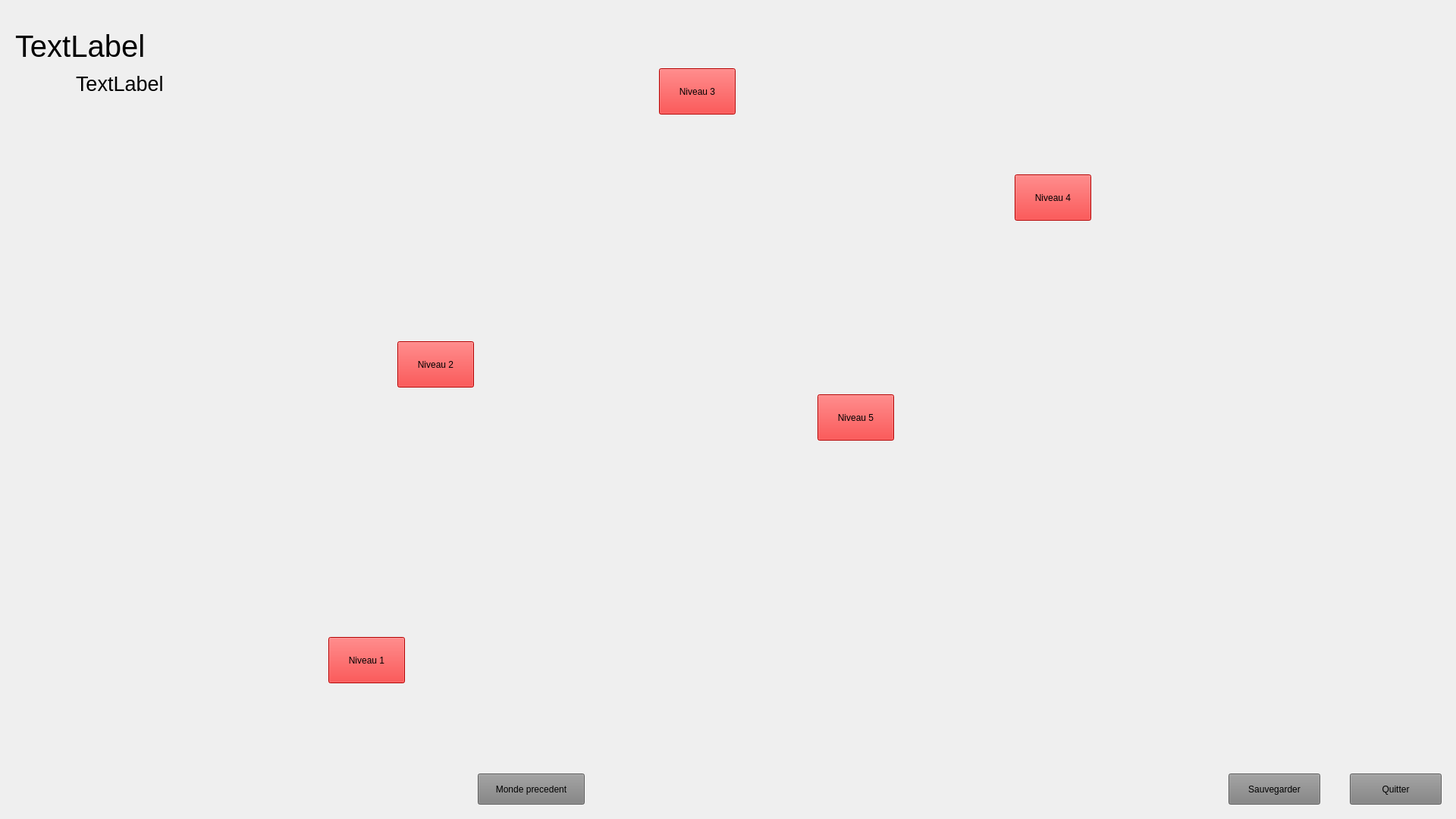
<?xml version="1.0" encoding="UTF-8"?>
<ui version="4.0">
 <class>saison_4</class>
 <widget class="QWidget" name="saison_4">
  <property name="geometry">
   <rect>
    <x>0</x>
    <y>0</y>
    <width>1920</width>
    <height>1080</height>
   </rect>
  </property>
  <property name="windowTitle">
   <string>Form</string>
  </property>
  <property name="styleSheet">
   <string notr="true">QWidget#saison_4{
	background-image: url(:/img/printemps.png);
    background-repeat: no-repeat;
    background-position: center;
    background-attachment: fixed;
    background-size: cover;
}
QPushButton{
	background-color: red;
}

QPushButton#sais_suiv{
	background-color: grey;
}
QPushButton#sais_prec{
	background-color: grey;
}
QPushButton#save{
	background-color: grey;
}
QPushButton#quit{
	background-color: grey;
}</string>
  </property>
  <widget class="QLabel" name="nbr_etoile">
   <property name="geometry">
    <rect>
     <x>100</x>
     <y>80</y>
     <width>121</width>
     <height>61</height>
    </rect>
   </property>
   <property name="font">
    <font>
     <pointsize>20</pointsize>
    </font>
   </property>
   <property name="text">
    <string>TextLabel</string>
   </property>
  </widget>
  <widget class="QLabel" name="e_3_4">
   <property name="geometry">
    <rect>
     <x>941</x>
     <y>30</y>
     <width>51</width>
     <height>51</height>
    </rect>
   </property>
   <property name="text">
    <string/>
   </property>
   <property name="pixmap">
    <pixmap resource="ressource.qrc">:/img/star.png</pixmap>
   </property>
  </widget>
  <widget class="QLabel" name="e_5_3">
   <property name="geometry">
    <rect>
     <x>1099</x>
     <y>460</y>
     <width>51</width>
     <height>51</height>
    </rect>
   </property>
   <property name="text">
    <string/>
   </property>
   <property name="pixmap">
    <pixmap resource="ressource.qrc">:/img/star.png</pixmap>
   </property>
  </widget>
  <widget class="QLabel" name="e_3_1">
   <property name="geometry">
    <rect>
     <x>788</x>
     <y>30</y>
     <width>51</width>
     <height>51</height>
    </rect>
   </property>
   <property name="text">
    <string/>
   </property>
   <property name="pixmap">
    <pixmap resource="ressource.qrc">:/img/star.png</pixmap>
   </property>
  </widget>
  <widget class="QPushButton" name="quit">
   <property name="geometry">
    <rect>
     <x>1780</x>
     <y>1020</y>
     <width>121</width>
     <height>41</height>
    </rect>
   </property>
   <property name="text">
    <string>Quitter</string>
   </property>
  </widget>
  <widget class="QPushButton" name="niv_5">
   <property name="geometry">
    <rect>
     <x>1078</x>
     <y>520</y>
     <width>101</width>
     <height>61</height>
    </rect>
   </property>
   <property name="text">
    <string>Niveau 5</string>
   </property>
  </widget>
  <widget class="QLabel" name="e_5_2">
   <property name="geometry">
    <rect>
     <x>1048</x>
     <y>460</y>
     <width>51</width>
     <height>51</height>
    </rect>
   </property>
   <property name="text">
    <string/>
   </property>
   <property name="pixmap">
    <pixmap resource="ressource.qrc">:/img/star.png</pixmap>
   </property>
  </widget>
  <widget class="QLabel" name="nbr_e_img">
   <property name="geometry">
    <rect>
     <x>40</x>
     <y>80</y>
     <width>51</width>
     <height>51</height>
    </rect>
   </property>
   <property name="text">
    <string/>
   </property>
   <property name="pixmap">
    <pixmap resource="ressource.qrc">:/img/star.png</pixmap>
   </property>
  </widget>
  <widget class="QLabel" name="e_1_4">
   <property name="geometry">
    <rect>
     <x>513</x>
     <y>780</y>
     <width>51</width>
     <height>51</height>
    </rect>
   </property>
   <property name="text">
    <string/>
   </property>
   <property name="pixmap">
    <pixmap resource="ressource.qrc">:/img/star.png</pixmap>
   </property>
  </widget>
  <widget class="QLabel" name="e_4_2">
   <property name="geometry">
    <rect>
     <x>1308</x>
     <y>170</y>
     <width>51</width>
     <height>51</height>
    </rect>
   </property>
   <property name="text">
    <string/>
   </property>
   <property name="pixmap">
    <pixmap resource="ressource.qrc">:/img/star.png</pixmap>
   </property>
  </widget>
  <widget class="QLabel" name="e_3_5">
   <property name="geometry">
    <rect>
     <x>992</x>
     <y>30</y>
     <width>51</width>
     <height>51</height>
    </rect>
   </property>
   <property name="text">
    <string/>
   </property>
   <property name="pixmap">
    <pixmap resource="ressource.qrc">:/img/star.png</pixmap>
   </property>
  </widget>
  <widget class="QLabel" name="nom_joueur">
   <property name="geometry">
    <rect>
     <x>20</x>
     <y>20</y>
     <width>371</width>
     <height>81</height>
    </rect>
   </property>
   <property name="font">
    <font>
     <pointsize>30</pointsize>
    </font>
   </property>
   <property name="text">
    <string>TextLabel</string>
   </property>
  </widget>
  <widget class="QLabel" name="e_1_3">
   <property name="geometry">
    <rect>
     <x>462</x>
     <y>780</y>
     <width>51</width>
     <height>51</height>
    </rect>
   </property>
   <property name="text">
    <string/>
   </property>
   <property name="pixmap">
    <pixmap resource="ressource.qrc">:/img/star.png</pixmap>
   </property>
  </widget>
  <widget class="QLabel" name="e_2_2">
   <property name="geometry">
    <rect>
     <x>501</x>
     <y>390</y>
     <width>51</width>
     <height>51</height>
    </rect>
   </property>
   <property name="text">
    <string/>
   </property>
   <property name="pixmap">
    <pixmap resource="ressource.qrc">:/img/star.png</pixmap>
   </property>
  </widget>
  <widget class="QPushButton" name="niv_4">
   <property name="enabled">
    <bool>true</bool>
   </property>
   <property name="geometry">
    <rect>
     <x>1338</x>
     <y>230</y>
     <width>101</width>
     <height>61</height>
    </rect>
   </property>
   <property name="text">
    <string>Niveau 4</string>
   </property>
  </widget>
  <widget class="QLabel" name="e_2_3">
   <property name="geometry">
    <rect>
     <x>552</x>
     <y>390</y>
     <width>51</width>
     <height>51</height>
    </rect>
   </property>
   <property name="text">
    <string/>
   </property>
   <property name="pixmap">
    <pixmap resource="ressource.qrc">:/img/star.png</pixmap>
   </property>
  </widget>
  <widget class="QLabel" name="e_4_1">
   <property name="geometry">
    <rect>
     <x>1257</x>
     <y>170</y>
     <width>51</width>
     <height>51</height>
    </rect>
   </property>
   <property name="text">
    <string/>
   </property>
   <property name="pixmap">
    <pixmap resource="ressource.qrc">:/img/star.png</pixmap>
   </property>
  </widget>
  <widget class="QPushButton" name="save">
   <property name="geometry">
    <rect>
     <x>1620</x>
     <y>1020</y>
     <width>121</width>
     <height>41</height>
    </rect>
   </property>
   <property name="text">
    <string>Sauvegarder</string>
   </property>
  </widget>
  <widget class="QLabel" name="e_3_2">
   <property name="geometry">
    <rect>
     <x>839</x>
     <y>30</y>
     <width>51</width>
     <height>51</height>
    </rect>
   </property>
   <property name="text">
    <string/>
   </property>
   <property name="pixmap">
    <pixmap resource="ressource.qrc">:/img/star.png</pixmap>
   </property>
  </widget>
  <widget class="QPushButton" name="niv_3">
   <property name="geometry">
    <rect>
     <x>869</x>
     <y>90</y>
     <width>101</width>
     <height>61</height>
    </rect>
   </property>
   <property name="text">
    <string>Niveau 3</string>
   </property>
  </widget>
  <widget class="QLabel" name="e_4_5">
   <property name="geometry">
    <rect>
     <x>1461</x>
     <y>170</y>
     <width>51</width>
     <height>51</height>
    </rect>
   </property>
   <property name="text">
    <string/>
   </property>
   <property name="pixmap">
    <pixmap resource="ressource.qrc">:/img/star.png</pixmap>
   </property>
  </widget>
  <widget class="QLabel" name="e_2_5">
   <property name="geometry">
    <rect>
     <x>654</x>
     <y>390</y>
     <width>51</width>
     <height>51</height>
    </rect>
   </property>
   <property name="text">
    <string/>
   </property>
   <property name="pixmap">
    <pixmap resource="ressource.qrc">:/img/star.png</pixmap>
   </property>
  </widget>
  <widget class="QPushButton" name="niv_2">
   <property name="geometry">
    <rect>
     <x>524</x>
     <y>450</y>
     <width>101</width>
     <height>61</height>
    </rect>
   </property>
   <property name="text">
    <string>Niveau 2</string>
   </property>
  </widget>
  <widget class="QLabel" name="e_5_1">
   <property name="geometry">
    <rect>
     <x>997</x>
     <y>460</y>
     <width>51</width>
     <height>51</height>
    </rect>
   </property>
   <property name="text">
    <string/>
   </property>
   <property name="pixmap">
    <pixmap resource="ressource.qrc">:/img/star.png</pixmap>
   </property>
  </widget>
  <widget class="QLabel" name="e_2_4">
   <property name="geometry">
    <rect>
     <x>603</x>
     <y>390</y>
     <width>51</width>
     <height>51</height>
    </rect>
   </property>
   <property name="text">
    <string/>
   </property>
   <property name="pixmap">
    <pixmap resource="ressource.qrc">:/img/star.png</pixmap>
   </property>
  </widget>
  <widget class="QLabel" name="e_4_3">
   <property name="geometry">
    <rect>
     <x>1359</x>
     <y>170</y>
     <width>51</width>
     <height>51</height>
    </rect>
   </property>
   <property name="text">
    <string/>
   </property>
   <property name="pixmap">
    <pixmap resource="ressource.qrc">:/img/star.png</pixmap>
   </property>
  </widget>
  <widget class="QLabel" name="e_2_1">
   <property name="geometry">
    <rect>
     <x>450</x>
     <y>390</y>
     <width>51</width>
     <height>51</height>
    </rect>
   </property>
   <property name="text">
    <string/>
   </property>
   <property name="pixmap">
    <pixmap resource="ressource.qrc">:/img/star.png</pixmap>
   </property>
  </widget>
  <widget class="QPushButton" name="sais_prec">
   <property name="geometry">
    <rect>
     <x>630</x>
     <y>1020</y>
     <width>141</width>
     <height>41</height>
    </rect>
   </property>
   <property name="text">
    <string>Monde precedent</string>
   </property>
  </widget>
  <widget class="QLabel" name="e_5_5">
   <property name="geometry">
    <rect>
     <x>1201</x>
     <y>460</y>
     <width>51</width>
     <height>51</height>
    </rect>
   </property>
   <property name="text">
    <string/>
   </property>
   <property name="pixmap">
    <pixmap resource="ressource.qrc">:/img/star.png</pixmap>
   </property>
  </widget>
  <widget class="QLabel" name="e_3_3">
   <property name="geometry">
    <rect>
     <x>890</x>
     <y>30</y>
     <width>51</width>
     <height>51</height>
    </rect>
   </property>
   <property name="text">
    <string/>
   </property>
   <property name="pixmap">
    <pixmap resource="ressource.qrc">:/img/star.png</pixmap>
   </property>
  </widget>
  <widget class="QLabel" name="e_4_4">
   <property name="geometry">
    <rect>
     <x>1410</x>
     <y>170</y>
     <width>51</width>
     <height>51</height>
    </rect>
   </property>
   <property name="text">
    <string/>
   </property>
   <property name="pixmap">
    <pixmap resource="ressource.qrc">:/img/star.png</pixmap>
   </property>
  </widget>
  <widget class="QLabel" name="e_1_2">
   <property name="geometry">
    <rect>
     <x>411</x>
     <y>780</y>
     <width>51</width>
     <height>51</height>
    </rect>
   </property>
   <property name="text">
    <string/>
   </property>
   <property name="pixmap">
    <pixmap resource="ressource.qrc">:/img/star.png</pixmap>
   </property>
  </widget>
  <widget class="QLabel" name="e_1_5">
   <property name="geometry">
    <rect>
     <x>564</x>
     <y>780</y>
     <width>51</width>
     <height>51</height>
    </rect>
   </property>
   <property name="text">
    <string/>
   </property>
   <property name="pixmap">
    <pixmap resource="ressource.qrc">:/img/star.png</pixmap>
   </property>
  </widget>
  <widget class="QPushButton" name="niv_1">
   <property name="geometry">
    <rect>
     <x>433</x>
     <y>840</y>
     <width>101</width>
     <height>61</height>
    </rect>
   </property>
   <property name="text">
    <string>Niveau 1</string>
   </property>
  </widget>
  <widget class="QLabel" name="e_5_4">
   <property name="geometry">
    <rect>
     <x>1150</x>
     <y>460</y>
     <width>51</width>
     <height>51</height>
    </rect>
   </property>
   <property name="text">
    <string/>
   </property>
   <property name="pixmap">
    <pixmap resource="ressource.qrc">:/img/star.png</pixmap>
   </property>
  </widget>
  <widget class="QLabel" name="label">
   <property name="geometry">
    <rect>
     <x>1130</x>
     <y>780</y>
     <width>151</width>
     <height>121</height>
    </rect>
   </property>
   <property name="text">
    <string/>
   </property>
   <property name="pixmap">
    <pixmap resource="ressource.qrc">:/img/petit-helper.png</pixmap>
   </property>
  </widget>
  <widget class="QLabel" name="e_1_1">
   <property name="geometry">
    <rect>
     <x>360</x>
     <y>780</y>
     <width>51</width>
     <height>51</height>
    </rect>
   </property>
   <property name="text">
    <string/>
   </property>
   <property name="pixmap">
    <pixmap resource="ressource.qrc">:/img/star.png</pixmap>
   </property>
  </widget>
 </widget>
 <resources>
  <include location="ressource.qrc"/>
  <include location="../venv/Lib/site-packages/qt5_applications/Qt/bin/ressource.qrc"/>
 </resources>
 <connections/>
</ui>
